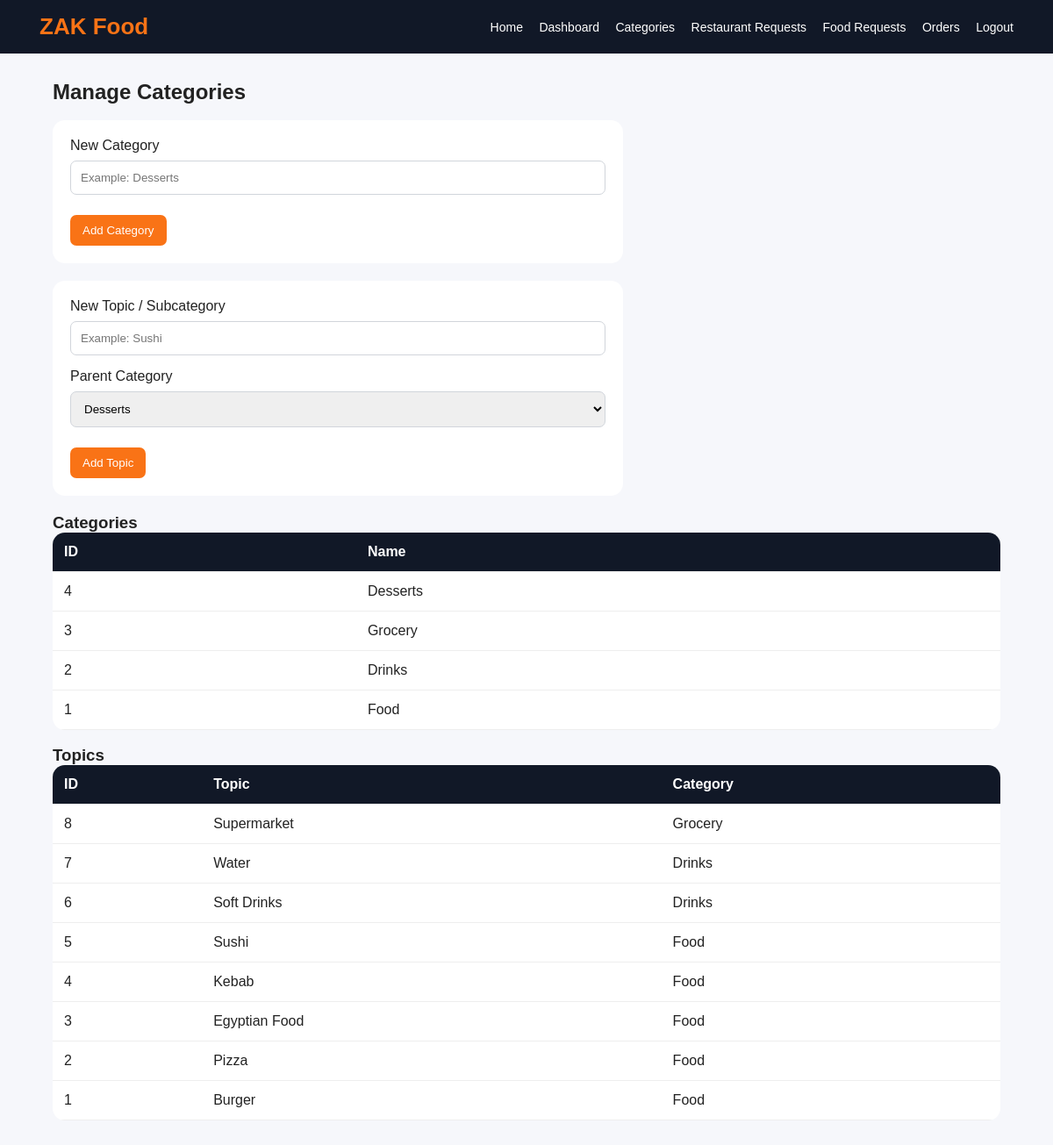
Screenshot of /admin/categories.php (signed in) with the database file from the repository.
### tables this page shows
CREATE TABLE categories (
    id INT AUTO_INCREMENT PRIMARY KEY,
    name VARCHAR(100) NOT NULL
);

CREATE TABLE subcategories (
    id INT AUTO_INCREMENT PRIMARY KEY,
    category_id INT NOT NULL,
    name VARCHAR(100) NOT NULL,
    FOREIGN KEY (category_id) REFERENCES categories(id) ON DELETE CASCADE
);

### admin/categories.php (the view, shortened to what this page needs)
<?php
require_once '../includes/auth.php';
$categories = mysqli_query($conn, "SELECT * FROM categories ORDER BY id DESC");
$subcategories = mysqli_query($conn, "SELECT subcategories.*, categories.name AS category_name
                                     FROM subcategories
                                     JOIN categories ON subcategories.category_id = categories.id
                                     ORDER BY subcategories.id DESC");
include '../includes/header.php';
?>
<div class="container">
    <h2>Manage Categories</h2>
    <br>
    <form method="POST">
        <label>New Category</label>
        <input type="text" name="name" placeholder="Example: Desserts" required>
        <button class="btn" type="submit">Add Category</button>
    </form>
    <form method="POST">
        <label>New Topic / Subcategory</label>
        <input type="text" name="name" placeholder="Example: Sushi" required>
        <label>Parent Category</label>
        <select name="category_id" required>
            <?php mysqli_data_seek($categories, 0); while ($category = mysqli_fetch_assoc($categories)): ?>
                <option value="<?php echo $category['id']; ?>">
                    <?php echo htmlspecialchars($category['name']); ?>
                </option>
            <?php endwhile; ?>
        </select>
        <button class="btn" type="submit">Add Topic</button>
    </form>
    <h3>Categories</h3>
    <table>
        <tr><th>ID</th><th>Name</th></tr>
        <?php mysqli_data_seek($categories, 0); while ($category = mysqli_fetch_assoc($categories)): ?>
            <tr>
                <td><?php echo $category['id']; ?></td>
                <td><?php echo htmlspecialchars($category['name']); ?></td>
            </tr>
        <?php endwhile; ?>
    </table>
    <br>
    <h3>Topics</h3>
    <table>
        <tr><th>ID</th><th>Topic</th><th>Category</th></tr>
        <?php while ($sub = mysqli_fetch_assoc($subcategories)): ?>
            <tr>
                <td><?php echo $sub['id']; ?></td>
                <td><?php echo htmlspecialchars($sub['name']); ?></td>
                <td><?php echo htmlspecialchars($sub['category_name']); ?></td>
            </tr>
        <?php endwhile; ?>
    </table>
</div>
<?php include '../includes/footer.php'; ?>

### assets/css/style.css (style rules this page uses)
* { margin: 0; padding: 0; box-sizing: border-box; font-family: Arial, sans-serif; }
body { background: #f6f7fb; color: #222; }
.container { width: 90%; margin: 30px auto; }
.btn { background: #f97316; color: white; padding: 10px 14px; border: none; border-radius: 7px; text-decoration: none; display: inline-block; cursor: pointer; margin-top: 8px; }
form { background: white; padding: 20px; border-radius: 14px; max-width: 650px; margin-bottom: 20px; }
input, textarea, select { width: 100%; padding: 11px; margin: 8px 0 15px; border: 1px solid #d1d5db; border-radius: 7px; }
table { width: 100%; background: white; border-collapse: collapse; border-radius: 14px; overflow: hidden; }
th, td { padding: 13px; border-bottom: 1px solid #eee; text-align: left; vertical-align: top; }
th { background: #111827; color: white; }

### rows the page displays
categories: id "4", name "Desserts"
categories: id "3", name "Grocery"
categories: id "2", name "Drinks"
categories: id "1", name "Food"
subcategories: id "8", name "Supermarket", category.name "Grocery"
subcategories: id "7", name "Water", category.name "Drinks"
subcategories: id "6", name "Soft Drinks", category.name "Drinks"
subcategories: id "5", name "Sushi", category.name "Food"
subcategories: id "4", name "Kebab", category.name "Food"
subcategories: id "3", name "Egyptian Food", category.name "Food"
subcategories: id "2", name "Pizza", category.name "Food"
subcategories: id "1", name "Burger", category.name "Food"

### other values shown
form field category_id "Desserts"
